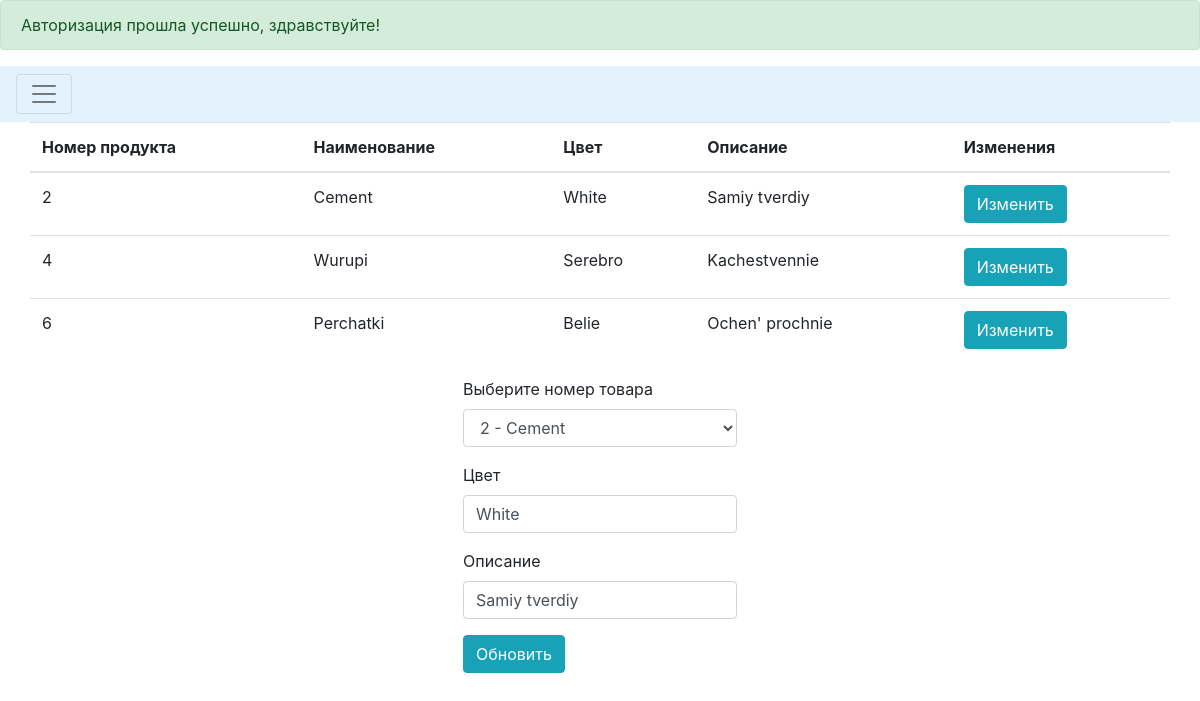
Page /mylab/productdetails.php?edit=2 (signed in) on the committed database.
### tables this page shows
CREATE TABLE `productdetails` (
  `ID` int(11) NOT NULL,
  `Color` char(20) DEFAULT NULL,
  `Description` varchar(100) DEFAULT NULL
);

CREATE TABLE `products` (
  `ID` int(11) NOT NULL,
  `Name` varchar(50) NOT NULL
);

### mylab/processproductdetails.php (called while the page is built, shortened)
<?php
$mysqli = new mysqli('localhost', 'root', '', 'internetshopdb') or die(mysqli_error($mysqli));
if (isset($_GET['edit'])){
    $ID = $_GET['edit'];
    $update = true;
    $result = $mysqli->query("SELECT * FROM productdetails WHERE ID=$ID") or die($mysqli->error);
    if(count(array($result))==1){
        $row = $result->fetch_array();
        $ID = $row['ID'];
        $Color = $row['Color'];
		$Description = $row['Description'];
    }
}

### mylab/productdetails.php (the view, shortened to what this page needs)
<!DOCTYPE html>
<html>
<head>
    <link rel="stylesheet" href="https://stackpath.bootstrapcdn.com/bootstrap/4.2.1/css/bootstrap.min.css">
</head>
<body>
<?php require_once 'processproductdetails.php'; ?>
<?php
$link=mysqli_connect("localhost", "root", "", "internetshopdb");
	if (isset($_COOKIE['id']) and isset($_COOKIE['hash']))
	{
		$query = mysqli_query($link, "SELECT * FROM users WHERE user_id = '".intval($_COOKIE['id'])."' LIMIT 1");
		$userdata = mysqli_fetch_assoc($query);
	}
	else
	{
		print "Включите куки";
	}
if (isset($_SESSION['message'])): ?>
    <div class="alert alert-<?=$_SESSION['msg_type']?>">
        <?php
        echo $_SESSION['message'];
        ?>
    </div>
<?php endif ?>
<div class="pos-f-t">
    <nav class="navbar navbar-light" style="background-color: #e3f2fd;">
        <button class="navbar-toggler" type="button" data-toggle="collapse" data-target="#navbarToggleExternalContent" aria-controls="navbarToggleExternalContent" aria-expanded="false" aria-label="Toggle navigation">
            <span class="navbar-toggler-icon"></span>
        </button>
    </nav>
</div>
<div class="container">
    <?php
    $mysqli = new mysqli('localhost', 'root', '', 'internetshopdb') or die(mysqli_error($mysqli));
	$search_products_result = $mysqli->query("SELECT * FROM products ORDER BY ID ASC") or die($mysqli->error);
    $result = $mysqli->query("SELECT productdetails.ID, products.Name, productdetails.Color, productdetails.Description FROM productdetails,products WHERE productdetails.ID=products.ID ORDER BY ID ASC") or die($mysqli->error);
    ?>
    <div class="row justify-content-center">
        <table class="table">
            <thead>
            <tr>
                <th>Номер продукта</th>
                <th>Наименование</th>
                <th>Цвет</th>
                <th>Описание</th>
				<?php
					if(($userdata['user_level'] == 2))
					{
				?>
                <th colspan="2">Действия</th>
				<?php
					}
					else if(($userdata['user_level'] == 1))
					{
				?>
                <th colspan="1">Изменения</th>
				<?php
					}
				?>
            </tr>
            </thead>
            <?php
            while ($row = $result->fetch_assoc()): ?>
                <tr>
                    <td><?php echo $row['ID']; ?></td>
                    <td><?php echo $row['Name']; ?></td>
                    <td><?php echo $row['Color']; ?></td>
                    <td><?php echo $row['Description']; ?></td>
					<?php
					if(($userdata['user_level'] == 2))
					{
					?>
                    <td>
                        <a href="productdetails.php?edit=<?php echo $row['ID']; ?>"
                           class="btn btn-info">Изменить</a>
                        <a href="processproductdetails.php?delete=<?php echo $row['ID']; ?>"
                           class="btn btn-danger">Удалить</a>
                    </td>
					<?php
					}
					else if(($userdata['user_level'] == 1))
					{
					?>
					<td>
                        <a href="productdetails.php?edit=<?php echo $row['ID']; ?>"
                           class="btn btn-info">Изменить</a>
                    </td>
					<?php
					}
					?>
                </tr>
            <?php endwhile; ?>
        </table>
    </div>
					<?php
					if(($userdata['user_level'] > 0))
					{
					?>
    <div class="row justify-content-center">
        <form action="processproductdetails.php" method="POST">
            <div class="form-group">
                <label>Выберите номер товара</label>
                <select class="form-control" id="exampleFormControlSelect1" name=ID>
                  <?php while ($row = $search_products_result->fetch_assoc()): ?>
                      <?php if ($ID == $row['ID']): ?>
                          <option selected><?php echo $row['ID'],' - ',$row['Name'];?></option>
                      <?php else: ?>
                          <option><?php echo $row['ID'],' - ',$row['Name']; ?></option>
                      <?php endif; ?>
                  <?php endwhile; ?>
                </select>
            </div>
            <div class="form-group">
                <label>Цвет</label>
                <input type="text" name="Color" class="form-control" pattern="[A-Za-zА-Яа-я, ,0-9]{1,}$"
                       value="<?php echo $Color; ?>" placeholder="Введите цвет товара" required>
            </div>
			<div class="form-group">
                <label>Описание</label>
                <input type="text" name="Description" class="form-control" pattern="[A-Za-zА-Яа-я, ,0-9]{1,}$"
                       value="<?php echo $Description; ?>" placeholder="Введите описание" required>
            </div>
            <div class="form-group">
                <?php
                if($update == true):
                    ?>
                    <button type="submit" class="btn btn-info" name="update">Обновить</button>
                <?php else: ?>
                    <button type="submit" class="btn btn-primary" name="save">Добавить</button>
                <?php endif; ?>
            </div>
        </form>
    </div>
	<?php
					}
	?>
</div>
</body>
</html>

### rows in the picture
productdetails: ID "2", ID.Name "Cement", Color "White", Description "Samiy tverdiy"
productdetails: ID "4", ID.Name "Wurupi", Color "Serebro", Description "Kachestvennie"
productdetails: ID "6", ID.Name "Perchatki", Color "Belie", Description "Ochen' prochnie"

### other values in the picture
$_SESSION['message'] "Авторизация прошла успешно, здравствуйте!"
form field ID "2 - Cement"
